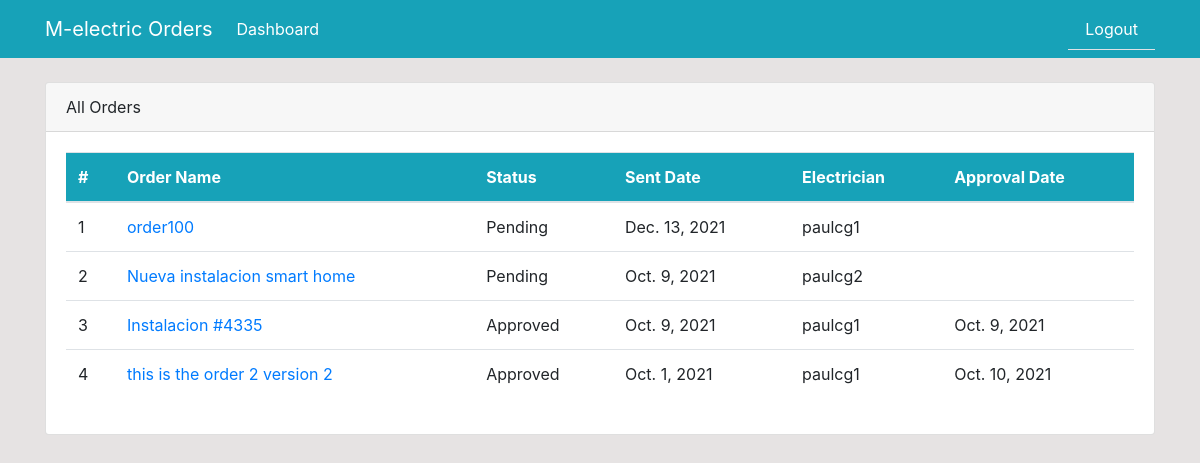
Page /all-orders (signed in) on the earlier database version.
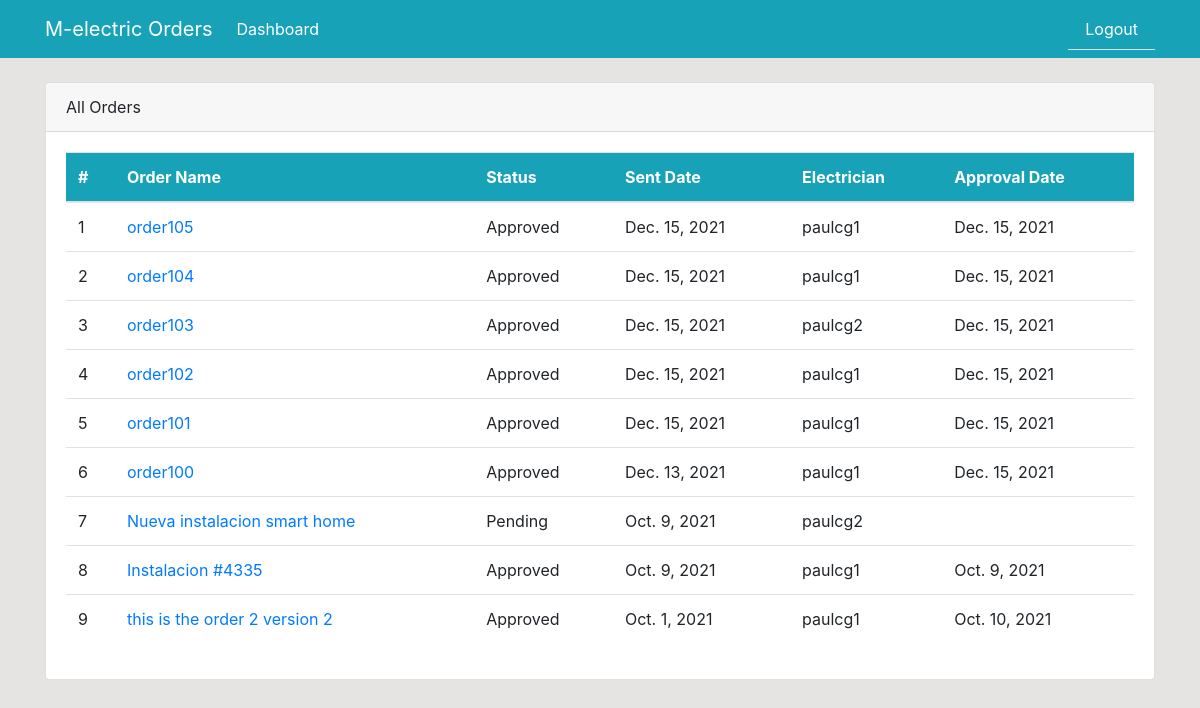
Same page on the later database version.
### dashboard/models.py (models this page shows, shortened)
class Order(models.Model):
	description = models.CharField('Order Description', max_length=100)
	status = models.CharField('Status', max_length=50, choices=STATUS)
	po = models.ForeignKey(Po, blank=True, null=True, on_delete=models.CASCADE)
	user = models.ForeignKey(User, blank=True, null=True, on_delete=models.CASCADE)
	products = models.ManyToManyField(Product, blank=True, through='ThroughModel')
	created = models.DateTimeField(auto_now_add=True)
	approval_date = models.DateTimeField('Approval Date', blank=True, null=True)

### dashboard/views.py (the view)
# urls.py: path('all-orders', views.all_orders, name='all-orders'),
@login_required
def all_orders(request):
    all_orders = Order.objects.all().order_by('-created')
    return render(request, 'dashboard/all_orders.html', {'all_orders':all_orders})

### templates/dashboard/all_orders.html (shortened to what this page needs)
{% extends 'partials/base.html' %}
{% block content %}
<div class="container">
    <div class="row mt-4">
            <div class="col-md-12">
                <div class="card">
                    <div class="card-header">
                        All Orders
                    </div>
                    <div class="card-body">
                        <table class="table bg-white">
                            <thead class="bg-info text-white">
                                <tr>
                                    <th>#</th>
                                    <th scope="col">Order Name</th>
                                    <th scope="col">Status</th>
                                    <th scope="col">Sent Date</th>
                                    <th scope="col">Electrician</th>
                                    <th scope="col">Approval Date</th>
                                </tr>
                            </thead>
                            <tbody>
                                {% for order in all_orders %}
                                <tr>
                                    <td>{{ forloop.counter }}</td>
                                    <td><a href="">{{ order.description }}</a></td>
                                    <td>{{ order.status }}</td>
                                    <td>{{ order.created.date }}</td>
                                    <td>{{ order.user }}</td>
                                    <td>{{ order.approval_date.date }}</td>
                                </tr>
                                {% endfor %}
                            </tbody>
                        </table>
                    </div>
                </div>
            </div>
    </div>
</div>
{% endblock %}

### templates/partials/base.html (shortened to what this page needs)
{% load static %}
<!doctype html>
<html lang="en">
  <head>
    <link rel="stylesheet" href="https://cdn.jsdelivr.net/npm/bootstrap@4.6.0/dist/css/bootstrap.min.css">
    <link href="https://cdn.jsdelivr.net/npm/select2@4.1.0-rc.0/dist/css/select2.min.css" rel="stylesheet" />
    <link rel="stylesheet" href="{% static 'style.css' %}">
  </head>
  <body>
      {% include 'partials/nav.html' %}
      {% block content %}
      {% endblock %}
  </body>
</html>

### templates/partials/nav.html (shortened to what this page needs)
<nav class="navbar navbar-expand-lg navbar-info bg-info">
    <div class="container">
        <a class="navbar-brand text-white" href="{% url 'index' %}">M-electric Orders</a>
        {% if user.is_authenticated %}
        <div class="collapse navbar-collapse" id="navbarSupportedContent">
            <ul class="navbar-nav mr-auto">
                <li class="nav-item active">
                    <a class="nav-link text-white" href="{% url 'index' %}">Dashboard </a>
                </li>
            </ul>
            <ul class="nav nav-tabs nav-fill navbar-default">
                <li class="nav-item">
                    <a class="nav-link text-white" href="{% url 'logout' %}">Logout</a>
                </li>
            </ul>
            {% endif %}
        </div>
    </div>
</nav>

### static/style.css (style rules this page uses)
body { background: rgb(230, 227, 227); }

Differences in the rows shown:
added Order: description "order105", status "Approved", created "Dec. 15, 2021", user "paulcg1", approval_date "Dec. 15, 2021"
added Order: description "order104", status "Approved", created "Dec. 15, 2021", user "paulcg1", approval_date "Dec. 15, 2021"
added Order: description "order103", status "Approved", created "Dec. 15, 2021", user "paulcg2", approval_date "Dec. 15, 2021"
added Order: description "order102", status "Approved", created "Dec. 15, 2021", user "paulcg1", approval_date "Dec. 15, 2021"
added Order: description "order101", status "Approved", created "Dec. 15, 2021", user "paulcg1", approval_date "Dec. 15, 2021"
changed Order "order100": status "Pending" → "Approved"; approval_date (not shown) → "Dec. 15, 2021"
